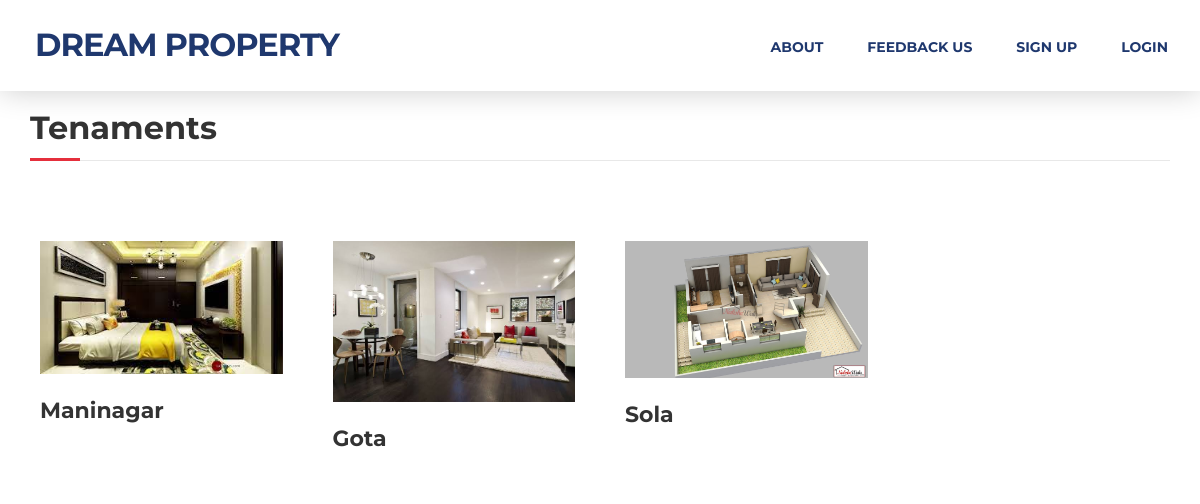
Screenshot of /tenaments/ with the database file from the repository.
### myapp/models.py (models this page shows, shortened)
class Property(models.Model):
	CHOICE1=(
			('Flat','Flat'),
			('Tenament','Tenament'),
			('Bungalow','Bungalow'),
			('villas','villas'),
		)
	CHOICE2=(
			('1 BHK','1 BHK'),
			('2 BHK','2 BHK'),
			('3 BHK','3 BHK'),
			('4 BHK','4 BHK'),
			('5 BHK','5 BHK'),
			('6 BHK','6 BHK'),
			('7 BHK','7 BHK'),
			('8 BHK','8 BHK'),
		)
	CHOICE3=(
			('Maninagar','Maninagar'),
			('Memnagar','Memnagar'),
			('Bopal','Bopal'),
			('Iskon','Iskon'),
			('Gota','Gota'),
			('Vaishnodevi','Vaishnodevi'),
			('Naranpura','Naranpura'),
			('Sola','Sola'),
			('Thaltej','Thaltej'),
			('Sarkej','Sarkej'),
			('Shilaj','Shilaj'),
			('Navrangpura','Navrangpura'),
			('Gurukul','Gurukul'),
			('Juhapura','Juhapura'),
			('Ambavadi','Ambavadi'),
			('Shivranjani','Shivranjani'),
			('Ghodasar','Ghodasar'),
			('Vastrapur','Vastrapur'),
			('Vastral','Vastral'),
			('K.K Nagar','K.K Nagar'),
		)
	property_seller=models.ForeignKey(User,on_delete=models.CASCADE)
	property_type=models.CharField(max_length=100,choices=CHOICE1)
	property_sub_type=models.CharField(max_length=100,choices=CHOICE2)
	property_location=models.CharField(max_length=100,choices=CHOICE3,default="Bopal")
	property_area=models.CharField(max_length=100)
	property_price=models.CharField(max_length=100)
	property_address=models.TextField()
	property_desc=models.TextField(default="")
	property_image1=models.ImageField(upload_to="images/")
	property_image2=models.ImageField(upload_to="images/")
	property_image3=models.ImageField(upload_to="images/")
	property_image4=models.ImageField(upload_to="images/")
	property_image5=models.ImageField(upload_to="images/")
	status=models.BooleanField(default=False)

### myapp/views.py (the view)
# urls.py: path('tenaments/',views.tenaments,name='tenaments'),
def tenaments(request):
	tenaments=Property.objects.filter(property_type='Tenament')
	return render(request,'tenaments.html',{'tenaments':tenaments})

### myapp/templates/tenaments.html (shortened to what this page needs)
{% extends 'header.html' %}
{% load static %}
{% block content %}
<!DOCTYPE html>
<html lang="en">
<head>
</head>
<body id="page-top" data-spy="scroll" data-target=".navbar-fixed-top">
<div id="services">
  <div class="container">
    <div class="section-title">
      <h2>Tenaments</h2>
    </div>
    <div class="row">
      {% for i in tenaments %}
      <div class="col-md-3">
        <div class="service-media"> <img src="{{i.property_image1.url}}" alt=" "> </div>
        <div class="service-desc">
          {% if i.status %}
            <h1 style="color:red">Sold Out</h1>
          {% else %}
            <a href="{% url 'property_details' pk=i.pk %}"><h3>{{i.property_location}}</h3></a>
          {% endif %}
        </div>
      </div>
      {% endfor %}
    </div>
  </div>
</div>
</body>
</html>
{% endblock %}

### myapp/static/css/style.css (style rules this page uses)
body, html { font-family: 'Open Sans', sans-serif; text-rendering: optimizeLegibility !important; -webkit-font-smoothing: antialiased !important; color: #666; font-weight: 400; width: 100% !important; height: 100% !important; }
h2 { font-family: 'Montserrat', sans-serif; margin: 0 0 20px 0; font-weight: 700; font-size: 32px; color: #333; }
h3 { font-family: 'Montserrat', sans-serif; font-size: 22px; font-weight: 700; color: #333; }
a { color: #1f386e; font-weight: 400; }
.section-title { margin-bottom: 70px; }
.section-title h2 { position: relative; margin-top: 10px; margin-bottom: 15px; padding-bottom: 15px; border-bottom: 1px solid rgba(0, 0, 0, 0.09); }
.section-title h2::after { position: absolute; content: ""; background-color: #e52f3c; height: 3px; width: 50px; bottom: -1px; left: 0; }
#services { padding: 100px 0; }
#services .service-media { margin: 10px; }
#services .service-media img { position: relative; display: block; width: 100%; height: auto; }
#services .service-desc { margin: 10px 10px 20px; }
#services h3 { font-weight: 700; padding: 5px 0; }

### rows the page displays
Property: property_image1 (picture), property_location "Maninagar"
Property: property_image1 (picture), property_location "Gota"
Property: property_image1 (picture), property_location "Sola"
